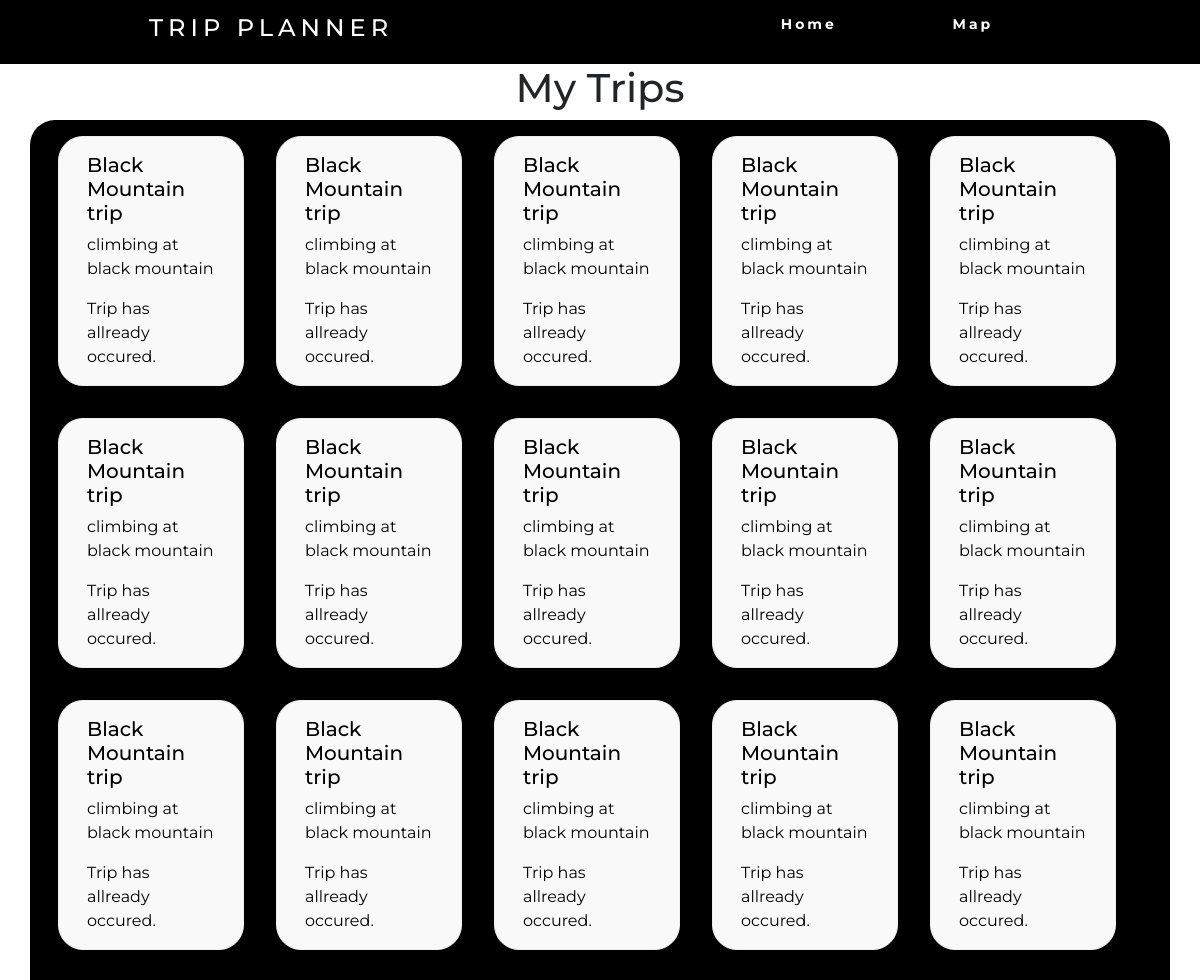
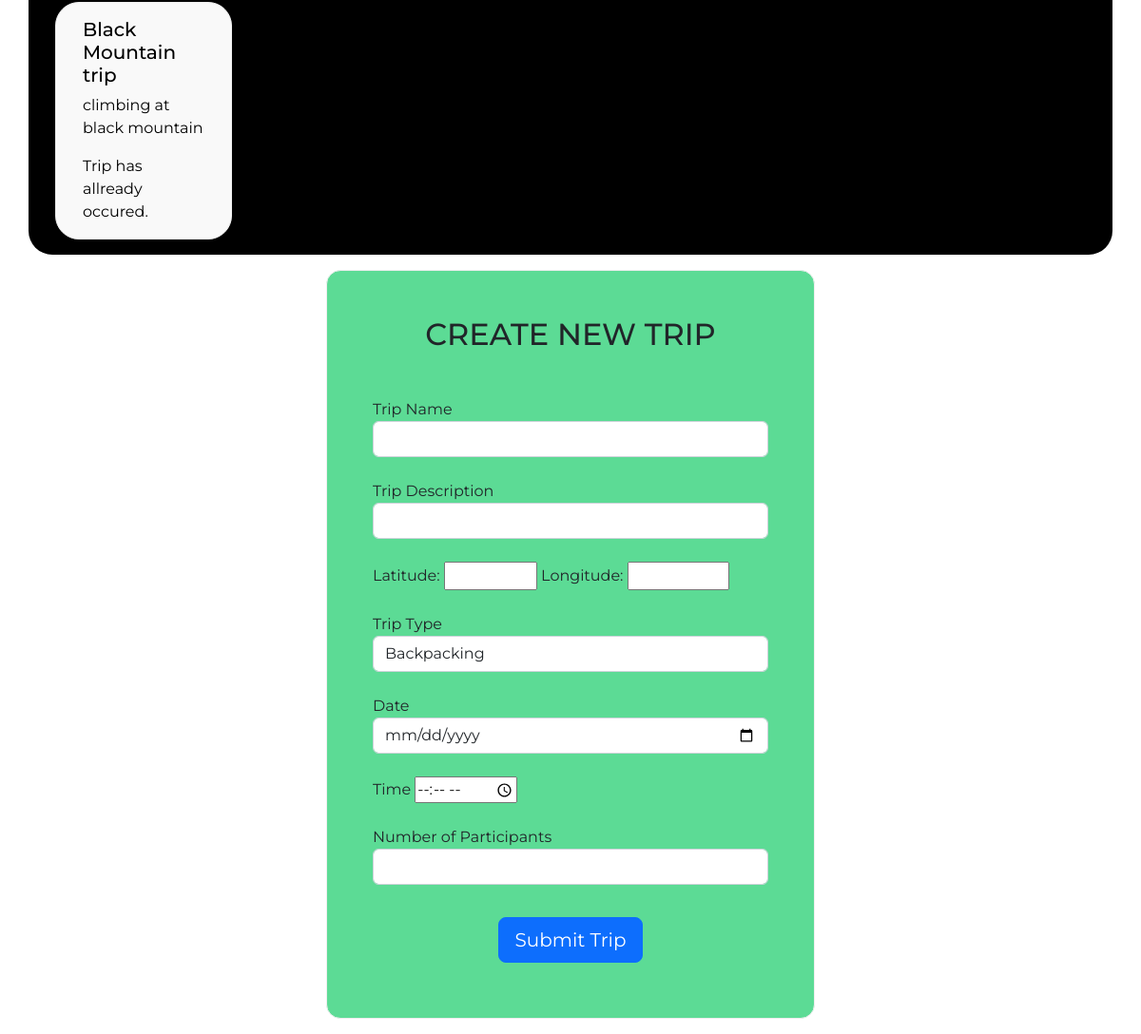
Screenshot of /events (signed in) with the database file from the repository (2 pictures, top to bottom).
### website/models.py (models this page shows)
class Trip(db.Model):
    id = db.Column(db.Integer, primary_key=True)
    name = db.Column(db.String(50))
    desc = db.Column(db.String(10000))
    trip_type = db.Column(db.Integer)
    date = db.Column(db.DateTime())
    num_people = db.Column(db.Integer)
    user_id = db.Column(db.Integer, db.ForeignKey('user.id'))
    latitude = db.Column(db.Float)
    longitude = db.Column(db.Float)

### website/views.py (the view, shortened to what this page needs)
@views.route('events', methods=['GET', 'POST'])
@login_required
def events():
    return render_template("events.html", user=current_user, time_till=time_till.count_time)

### website/__init__.py (called while the page is built)
def create_app():
    app = Flask(__name__)
    app.config['SECRET_KEY'] = 'hjshjhdajah'
    app.config['SQLALCHEMY_DATABASE_URI'] = f'sqlite:///{DB_NAME}'
    app.config['SQLALCHEMY_TRACK_MODIFICATIONS'] = False
    db.init_app(app)
    from .views import views
    from .auth import auth
    app.register_blueprint(views, url_prefix='/')
    app.register_blueprint(auth, url_prefix='/')
    from .models import User, Trip
    create_database(app)
    login_manager = LoginManager()
    login_manager.login_view = 'auth.login'
    login_manager.init_app(app)
    @login_manager.user_loader
    def load_user(id):
        return User.query.get(int(id))
    return app

### website/time_till.py (called while the page is built)
def count_time(event_date):
    tz = timezone('EST')
    now_time = datetime.now(tz)
    time_delta = event_date.replace(tzinfo=None) - now_time.replace(tzinfo=None)
    days = time_delta.days
    seconds = time_delta.seconds
    if days == 356:
        string = "Trip in 1 year."
    elif days > 365:
        if days % 365 == 0:
            string = "Trip in {} years".format(days/365)
        else:
            string = "Trip in {} years, {} days.".format(days//365,days%365)
    elif days < 365:
        if days == 0:
            string = "Trip in {} hours.".format(seconds // (60*60))
        elif days > 0:
            string = "Trip in {} days.".format(days)
        else :
            string = "Trip has allready occured."
    return string

### website/templates/events.html (shortened to what this page needs)
<!DOCTYPE html>
<html>
    <head>
        <link href="https://cdn.jsdelivr.net/npm/bootstrap@5.2.1/dist/css/bootstrap.min.css" rel="stylesheet">
        <link rel="stylesheet" href="https://cdn.jsdelivr.net/npm/bootstrap-icons@1.9.1/font/bootstrap-icons.css">
        <link rel="stylesheet" href="../static/css/events.css">
        <link rel="stylesheet" href="../static/css/navbar.css">
        <link rel="stylesheet" href="https://cdn.jsdelivr.net/npm/@fortawesome/fontawesome-free@6.1.2/css/fontawesome.min.css">
    </head>
    <body>
        <nav>
            <div class="navheading">
                <h4>Trip Planner</h4>
            </div>
            <ul class="nav-links">
                <li><a href="/">Home</a></li>
                <li><a href="/map">Map</a></li>
            </ul>
        </nav>
        {% if user.trip %}
        <h1 align="center">My Trips</h1>
        <div class="container" style="margin: auto; background-color: black; border-radius: 25px">
            <div class="row mx-auto" >
                {% for trip in user.trip %}
                <div class="card col-lg-2 col-sm-12">
                    <a href="/trip-summary/{{trip.id}}" class="button">
                    <div class="card-body">
                        <h5 id="{{trip.id}}" class="link card-title" >{{trip.name}}</h5>
                        <p class="card-text">{{trip.desc}}</p>
                        <p class="card-text">{{time_till(trip.date)}}</p>
                    </div>
                    </a>
                </div>
                {% endfor %}
                </div>
            </div>
        {% endif %}
        <div class="mask d-flex align-items-center h-100">
            <div class="container h-100">
            <div class="row d-flex justify-content-center align-items-center h-100">
                <div class="col-12 col-md-9 col-lg-7 col-xl-6">
                <div class="card" style="border-radius: 15px; background-color: #5cdb95">
                    <div class="card-body p-5">
                    <h2 class="text-uppercase text-center mb-5">Create New Trip</h2>
                    <form method="POST">
                        <div class="form-outline mb-4">
                        <label for="name">Trip Name</label>
                        <input type="name" class="form-control" id="name" name="name"/>
                        </div>
                        <div class="form-outline mb-4">
                        <label for="desc">Trip Description</label>
                        <input type="Description" class="form-control" id="desc" name="desc"/>
                        </div>
                        <div class="form-group mb-4">
                            <label for="lat">Latitude: </label>
                            <input type="number" step = .001 id="lat" name="lat" class="lat" min="-90" max="90">
                            <label for="lon">Longitude: </label>
                            <input type="number" step = .001 id="lon" name="lon" class="lon" min="-180" max="180">
                        </div>
                        <div class="form-group mb-4">
                            <label for="tripType">Trip Type</label>
                            <select class="form-control" id="tripType" name="tripType" onchange='CheckTripType(this.value);'>
                                <option value="1">Backpacking</option>
                            </select>
                        </div>
                        <div class="form-group mb-4">
                            <label for="tripdate">Date</label>
                            <input type="date" id="tripDate" name="tripDate" class="form-control" >
                        </div>
                        <div class="form-group mb-4">
                            <label for="tripTime">Time</label>
                            <input type="time" id="tripTime" name="tripTime">
                        </div>
                        <div class="form-outline mb-4">
                        <label for="num_people">Number of Participants</label>
                        <input type="number" class="form-control" id="num_people" name="num_people" min="1" max="1000"/>
                        </div>
                        <div class="d-flex justify-content-center">
                        <button name="submit_button" value="create trip" type="submit" class="btn btn-primary btn-block btn-lg" style="margin: 10px 0">Submit Trip</button>
                        </div>
                    </form>
                    </div>
                </div>
                </div>
            </div>
            </div>
        </div>
    </body>
</html>

### website/static/css/events.css (style rules this page uses)
body { font-family: "Montserrat"; }
.card { margin: 1rem; border-radius: 25px; background-color: rgb(249, 249, 249); border-color: rgb(237, 237, 237); }
a.button { -webkit-appearance: button; -moz-appearance: button; appearance: button; text-decoration: none; color: initial; }

### website/static/css/navbar.css (style rules this page uses)
nav { display: flex; justify-content: space-around; align-items: center; min-height: 8vh; background-color: black; font-family: "Montserrat", sans-serif; }
.nav-links { display: flex; justify-content: space-around; width: 30%; }
.nav-links li { list-style: none; }
.navheading { color: white; text-transform: uppercase; letter-spacing: 5px; font-size: 20px; }
.nav-links a { color: white; text-decoration: none; letter-spacing: 3px; font-weight: bold; font-size: 14px; padding: 14px 16px; }

### rows the page displays
Trip: name "Black Mountain trip", desc "climbing at black mountain", date "Trip has allready occured."
Trip: name "Black Mountain trip", desc "climbing at black mountain", date "Trip has allready occured."
Trip: name "Black Mountain trip", desc "climbing at black mountain", date "Trip has allready occured."
Trip: name "Black Mountain trip", desc "climbing at black mountain", date "Trip has allready occured."
Trip: name "Black Mountain trip", desc "climbing at black mountain", date "Trip has allready occured."
Trip: name "Black Mountain trip", desc "climbing at black mountain", date "Trip has allready occured."
Trip: name "Black Mountain trip", desc "climbing at black mountain", date "Trip has allready occured."
Trip: name "Black Mountain trip", desc "climbing at black mountain", date "Trip has allready occured."
Trip: name "Black Mountain trip", desc "climbing at black mountain", date "Trip has allready occured."
Trip: name "Black Mountain trip", desc "climbing at black mountain", date "Trip has allready occured."
Trip: name "Black Mountain trip", desc "climbing at black mountain", date "Trip has allready occured."
Trip: name "Black Mountain trip", desc "climbing at black mountain", date "Trip has allready occured."
Trip: name "Black Mountain trip", desc "climbing at black mountain", date "Trip has allready occured."
Trip: name "Black Mountain trip", desc "climbing at black mountain", date "Trip has allready occured."
Trip: name "Black Mountain trip", desc "climbing at black mountain", date "Trip has allready occured."
Trip: name "Black Mountain trip", desc "climbing at black mountain", date "Trip has allready occured."
